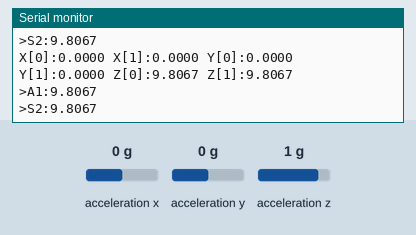
The program below on a simulated ESP32. Shown: the last lines printed to the serial monitor. The test bench sets the inputs (shaded band); at power-on: acceleration x 0 g, acceleration y 0 g, acceleration z 1 g.

Above: at 1.2 s.
1.3 s: acceleration x set to -1.4 g
At 1.8 s:
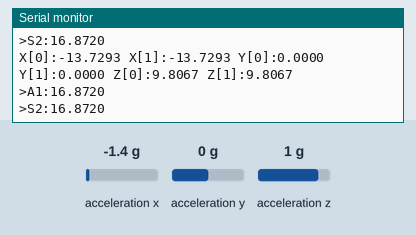
2.8 s: acceleration y set to -1.4 g
At 3.8 s:
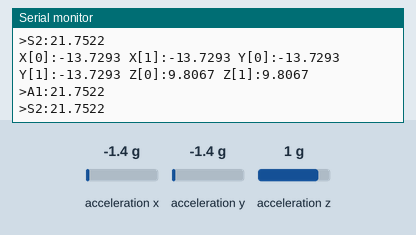
4.3 s: acceleration z set to -1.4 g
At 5.2 s:
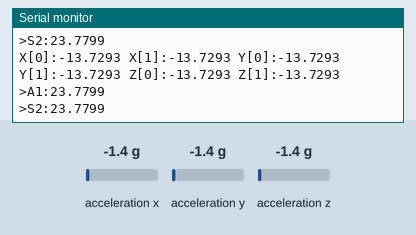
Timing chart, 0 to 7.3 s (numbered marks = the images above; inputs shaded):
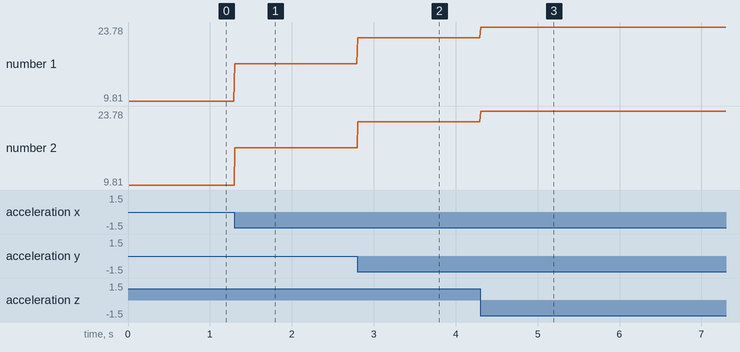

The program:

main.cpp
```cpp
#include <Arduino.h>
#include <SPI.h>
#include <Adafruit_LIS3DH.h>
#include <Adafruit_Sensor.h>

#define CS1 5
#define CS2 21

#define MOSI 23
#define MISO 19
#define SCK  18

// Two sensor objects
Adafruit_LIS3DH lis1 = Adafruit_LIS3DH(CS1, MOSI, MISO, SCK);
Adafruit_LIS3DH lis2 = Adafruit_LIS3DH(CS2, MOSI, MISO, SCK);

const unsigned long interval_us = 10000; // 100 Hz
unsigned long previousMicros = 0;

void setup() {
  Serial.begin(115200);

  if (!lis1.begin()) {
    Serial.println("LIS1 not found!");
    while (1);
  }

  if (!lis2.begin()) {
    Serial.println("LIS2 not found!");
    while (1);
  }

  // Configure both sensors
  lis1.setRange(LIS3DH_RANGE_2_G);
  lis1.setDataRate(LIS3DH_DATARATE_100_HZ);

  lis2.setRange(LIS3DH_RANGE_2_G);
  lis2.setDataRate(LIS3DH_DATARATE_100_HZ);

  Serial.println("Both LIS3DH sensors initialized.");
}

void loop() {

  if (micros() - previousMicros >= interval_us) {
    previousMicros += interval_us;

    sensors_event_t event1, event2;

    lis1.read();
    lis1.getEvent(&event1);

    lis2.read();
    lis2.getEvent(&event2);

    // Print clean format for Teleplot
float x1 = event1.acceleration.x;
float y1 = event1.acceleration.y;
float z1 = event1.acceleration.z;

float x2 = event2.acceleration.x;
float y2 = event2.acceleration.y;
float z2 = event2.acceleration.z;

// Total acceleration
float T1 = sqrt(x1*x1 + y1*y1 + z1*z1);
float T2 = sqrt(x2*x2 + y2*y2 + z2*z2);

// ---- Print for Teleplot ----

Serial.print("X[0]:"); Serial.print(x1,4);
Serial.print(" X[1]:"); Serial.print(x2,4);

Serial.print(" Y[0]:"); Serial.print(y1,4);
Serial.print(" Y[1]:"); Serial.print(y2,4);

Serial.print(" Z[0]:"); Serial.print(z1,4);
Serial.print(" Z[1]:"); Serial.println(z2,4);

Serial.print(">A1:"); Serial.println(T1,4);
Serial.print(">S2:"); Serial.println(T2,4);
  }
}
```

Measured:
- after the input at 1.3 s, the serial monitor: prints a new line at once (image 1)
- after the input at 2.8 s, the serial monitor: prints a new line at once (image 2)
- after the input at 4.3 s, the serial monitor: prints a new line at once (image 3)
- plotted number 1: 9.81 → 16.87 after the input at 1.3 s, 16.87 → 21.75 after the input at 2.8 s, 21.75 → 23.78 after the input at 4.3 s
- plotted number 2: 9.81 → 16.87 after the input at 1.3 s, 16.87 → 21.75 after the input at 2.8 s, 21.75 → 23.78 after the input at 4.3 s
